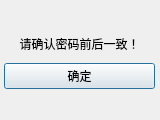
<?xml version="1.0" encoding="UTF-8"?>
<ui version="4.0">
 <class>Dialog</class>
 <widget class="QDialog" name="Dialog">
  <property name="geometry">
   <rect>
    <x>0</x>
    <y>0</y>
    <width>160</width>
    <height>120</height>
   </rect>
  </property>
  <property name="windowTitle">
   <string>错误</string>
  </property>
  <widget class="QWidget" name="layoutWidget">
   <property name="geometry">
    <rect>
     <x>4</x>
     <y>30</y>
     <width>151</width>
     <height>59</height>
    </rect>
   </property>
   <layout class="QVBoxLayout" name="verticalLayout">
    <item>
     <widget class="QLabel" name="label">
      <property name="text">
       <string>请确认密码前后一致！</string>
      </property>
      <property name="alignment">
       <set>Qt::AlignCenter</set>
      </property>
     </widget>
    </item>
    <item>
     <widget class="QPushButton" name="pushButton">
      <property name="text">
       <string>确定</string>
      </property>
     </widget>
    </item>
   </layout>
  </widget>
 </widget>
 <resources/>
 <connections>
  <connection>
   <sender>pushButton</sender>
   <signal>clicked()</signal>
   <receiver>Dialog</receiver>
   <slot>close()</slot>
   <hints>
    <hint type="sourcelabel">
     <x>78</x>
     <y>72</y>
    </hint>
    <hint type="destinationlabel">
     <x>79</x>
     <y>59</y>
    </hint>
   </hints>
  </connection>
 </connections>
</ui>
